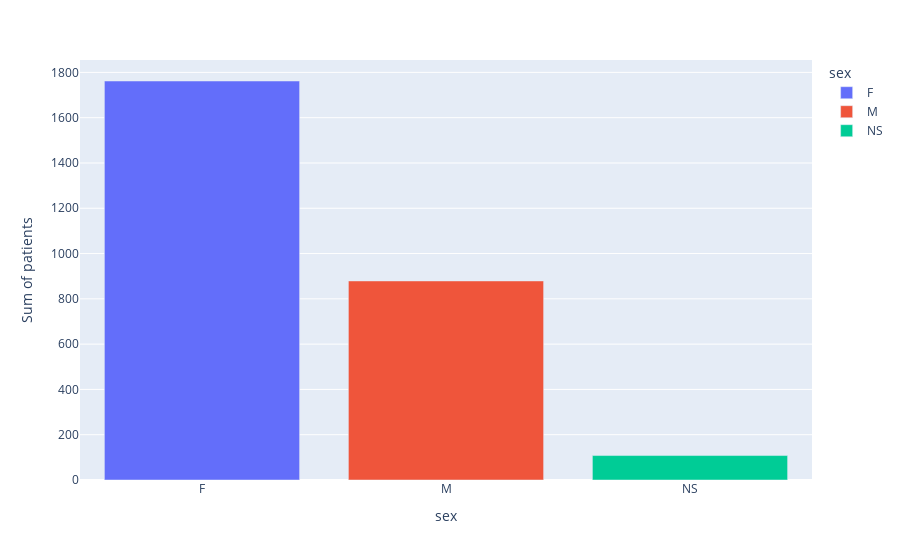

Here is the notebook cell this chart was saved with:
### Code cell
bar('sex')

### Figure 1 — Plotly figure (JSON) as saved in the notebook; plotly's stock layout.template omitted (floating-point values rounded to 4 significant figures)
{"data": [{"alignmentgroup": "True", "hovertemplate": "sex=%{x}<br>Sum of patients=%{y}<extra></extra>", "legendgroup": "F", "marker": {"color": "#636efa", "pattern": {"shape": ""}}, "name": "F", "offsetgroup": "F", "orientation": "v", "showlegend": true, "textposition": "auto", "type": "bar", "x": ["F"], "xaxis": "x", "y": [1762], "yaxis": "y"}, {"alignmentgroup": "True", "hovertemplate": "sex=%{x}<br>Sum of patients=%{y}<extra></extra>", "legendgroup": "M", "marker": {"color": "#EF553B", "pattern": {"shape": ""}}, "name": "M", "offsetgroup": "M", "orientation": "v", "showlegend": true, "textposition": "auto", "type": "bar", "x": ["M"], "xaxis": "x", "y": [879], "yaxis": "y"}, {"alignmentgroup": "True", "hovertemplate": "sex=%{x}<br>Sum of patients=%{y}<extra></extra>", "legendgroup": "NS", "marker": {"color": "#00cc96", "pattern": {"shape": ""}}, "name": "NS", "offsetgroup": "NS", "orientation": "v", "showlegend": true, "textposition": "auto", "type": "bar", "x": ["NS"], "xaxis": "x", "y": [108], "yaxis": "y"}], "layout": {"barmode": "relative", "legend": {"title": {"text": "sex"}, "tracegroupgap": 0}, "margin": {"t": 60}, "xaxis": {"anchor": "y", "categoryarray": ["F", "M", "NS"], "categoryorder": "array", "domain": [0, 1], "title": {"text": "sex"}}, "yaxis": {"anchor": "x", "domain": [0, 1], "title": {"text": "Sum of patients"}}}}
